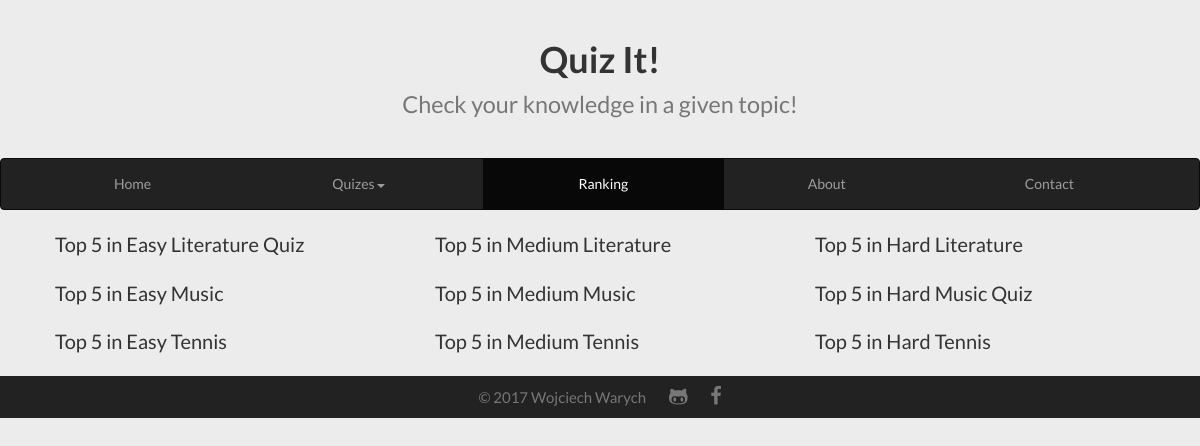
The page /ranking/ on the database as committed earlier.
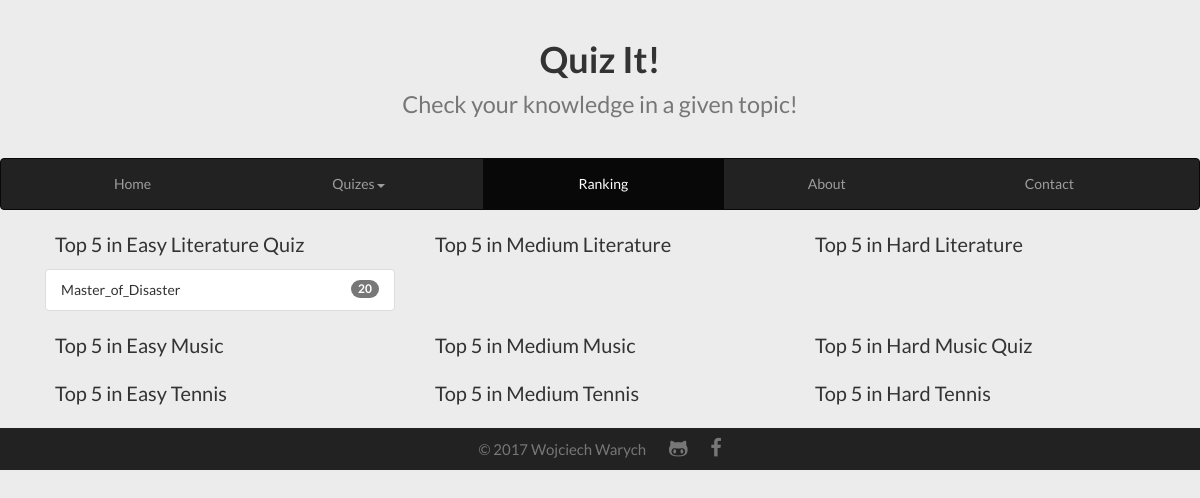
The same page on the database as committed later.
### ranking/models.py (models this page shows, shortened)
class RankingLiterature(models.Model):
	username = models.CharField(max_length=50, unique=True)
	easyquest = models.PositiveSmallIntegerField(blank=True, null=True)
	mediumquest = models.PositiveSmallIntegerField(blank=True, null=True)
	hardquest = models.PositiveSmallIntegerField(blank=True, null=True)

### ranking/views.py (the view)
# urls.py: url(r'^ranking/', include('ranking.urls')),
def ranking(request):
	tennis_rank_easy = (
		RankingTennis.objects.only('username', 'easyquest').filter(easyquest__isnull=False).
		order_by('-easyquest')[:5])
	tennis_rank_medium = (
		RankingTennis.objects.only('username', 'mediumquest').filter(mediumquest__isnull=False).
		order_by('-mediumquest')[:5])
	tennis_rank_hard = (
		RankingTennis.objects.only('username', 'hardquest').filter(hardquest__isnull=False).
		order_by('-hardquest')[:5])
	literature_rank_easy = (
		RankingLiterature.objects.only('username', 'easyquest').filter(easyquest__isnull=False).
		order_by('-easyquest')[:5])
	literature_rank_medium = (
		RankingLiterature.objects.only('username', 'mediumquest').filter(mediumquest__isnull=False).
		order_by('-mediumquest')[:5])
	literature_rank_hard = (
		RankingLiterature.objects.only('username', 'hardquest').filter(hardquest__isnull=False).
		order_by('-hardquest')[:5])
	music_rank_easy = (
		RankingMusic.objects.only('username', 'easyquest').filter(easyquest__isnull=False).
		order_by('-easyquest')[:5])
	music_rank_medium = (
		RankingMusic.objects.only('username', 'mediumquest').filter(mediumquest__isnull=False).
		order_by('-mediumquest')[:5])
	music_rank_hard = (
		RankingMusic.objects.only('username', 'hardquest').filter(hardquest__isnull=False).
		order_by('-hardquest')[:5])
	context = {
		'tennis_rank_easy': tennis_rank_easy,
		'tennis_rank_medium': tennis_rank_medium,
		'tennis_rank_hard': tennis_rank_hard,
		'literature_rank_easy': literature_rank_easy,
		'literature_rank_medium': literature_rank_medium,
		'literature_rank_hard': literature_rank_hard,
		'music_rank_easy': music_rank_easy,
		'music_rank_medium': music_rank_medium,
		'music_rank_hard': music_rank_hard,
		}
	return render(request, 'ranking/ranking.html', context)

### ranking/templates/ranking/ranking.html (shortened to what this page needs)
{% extends 'home/base.html' %}
{% block content %}
	{% block title_div %}
		<div class="page-header">
			<h1>
				<a href="{% url 'home:index' %}">
					Quiz It!<br><small>Check your knowledge in a given topic!</small>
				</a>
			</h1>
		</div>
	{% endblock %}
	{% block menu_div %}
		<nav class="navbar navbar-default navbar-inverse">
			<div class="container-fluid">
			<div class="collapse navbar-collapse" id="bs-example-navbar-collapse-1">
				<ul class="nav navbar-nav">
					<li><a href="{% url 'home:index' %}">Home<span class="sr-only">(current)</span></a></li>
					<li class="dropdown">
						<a href="{% url 'home:quizes' %}" class="dropdown-toggle" data-toggle="dropdown" role="button" aria-haspopup="true" aria-expanded="false">Quizes<span class="caret"></span></a>
					</li>
					<li class="active"><a href="{% url 'ranking:ranking' %}">Ranking</a></li>
					<li><a href="{% url 'home:about' %}">About</a></li>
					<li><a href="{% url 'home:contact' %}">Contact</a></li>
				</ul>
			</div>
			</div>
		</nav>
	{% endblock %}
	{% block content_div %}
	<div class="container">
		<div class="col-md-4">
			<p>Top 5 in Easy Literature Quiz</p>
			<ul class="list-group">
				{% for user in literature_rank_easy %}
		  			<li class="list-group-item justify-content-between">
		  					{{ user.username }}
		    		<span class="badge badge-default badge-pill">{{ user.easyquest }}</span>
		  			</li>
				{% endfor %}
			</ul>
		</div>
		<div class="col-md-4">
			<p>Top 5 in Medium Literature</p>
		</div>
		<div class="col-md-4">
			<p>Top 5 in Hard Literature</p>
		</div>
	</div>
	<div class="container">
		<div class="col-md-4">
			<p>Top 5 in Easy Music</p>
		</div>
		<div class="col-md-4">
		<p>Top 5 in Medium Music</p>
		</div>
		<div class="col-md-4">
			<p>Top 5 in Hard Music Quiz</p>
		</div>
	</div>
	<div class="container">
		<div class="col-md-4">
			<p>Top 5 in Easy Tennis</p>
		</div>
		<div class="col-md-4">
			<p>Top 5 in Medium Tennis</p>
		</div>
		<div class="col-md-4">
			<p>Top 5 in Hard Tennis</p>
		</div>
	</div>
	{% endblock %}
{% endblock %}

### home/templates/home/base.html (shortened to what this page needs)
<!doctype html>
{% load staticfiles %}
<html lang=en>
<head>
	<link rel="stylesheet" type="text/css" href="{% static 'home/css/bootstrap.min.css' %}" />
	<link rel="stylesheet" href="https://cdnjs.cloudflare.com/ajax/libs/font-awesome/4.7.0/css/font-awesome.min.css">
	<link rel="stylesheet" type="text/css" href="{% static 'home/css/style.css' %}" />
</head>
<body>
	{% block content %}{% endblock %}
	{% block footer %}
		<footer class="footer">
			<div class="footer-wrapper">
				<div class="footer-content">
					<p class="text-muted">&copy; 2017 Wojciech Warych</p>
				</div>
				<div class="footer-content">
					<a href="https://github.com/wojwarych/quizit">
						<i class="fa fa-github-alt" aria-hidden="true"></i>
					</a>
				</div>
				<div class="footer-content">
					<a href="https://www.facebook.com/wojtek.warych.3">
						<i class="fa fa-facebook" aria-hidden="true"></i>
					</a>
				</div>
			</div>
		</footer>
	{% endblock %}
</body>
</html>

### home/static/home/css/style.css (style rules this page uses)
html, body { background-color: #ececec; height: 100%; min-height: 100%; margin: 0; }
body { font-family: 'Lato', sans-serif; }
h1 { font-weight: bold; }
a { text-decoration: none; color: inherit; }
footer { background-color: #222; padding-top: 10px; }
a:link, a:visited { text-decoration: inherit; color: inherit; }
p { text-align: justify; font-size: 20px; padding-left: 10px; padding-right: 10px; }
.navbar-nav { margin: 0 auto; display: table; table-layout: auto; float: none; width: 100%; }
.navbar-nav > li { display: table-cell; float: none; text-align: center; }
.page-header { padding-bottom:9px; margin:40px 0 20px; border-bottom: none; text-align: center; text-decoration: none; }
.footer-wrapper { text-align: center; }
.footer-content { display: inline-block; }
.footer-content > p { font-size: 15px; }
.fa { color: #777; font-size: 20px; padding-left: 10px; padding-right: 10px; margin: 0 0 10px; }

Rows that differ between the two databases and show on the page:
added RankingLiterature: username "Master_of_Disaster", easyquest "20"
